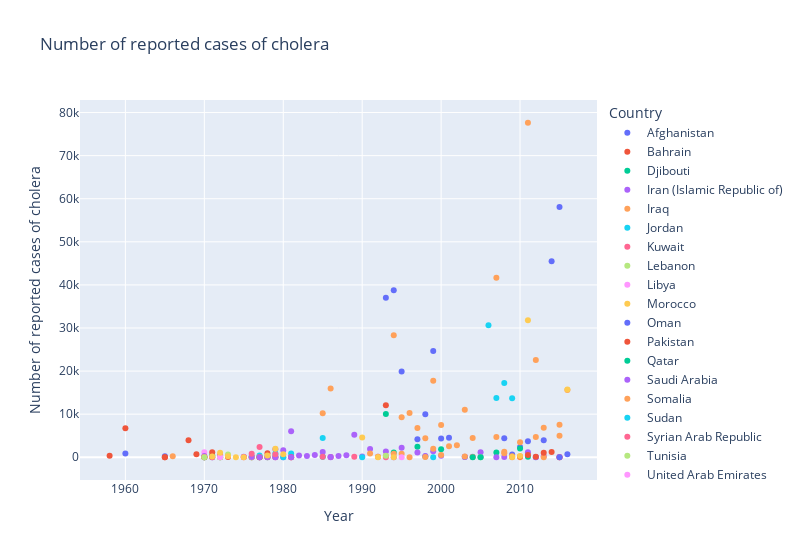
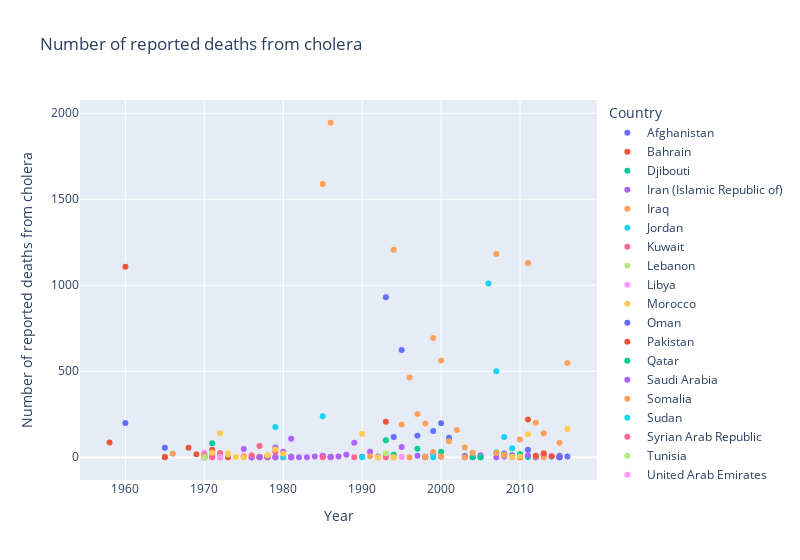
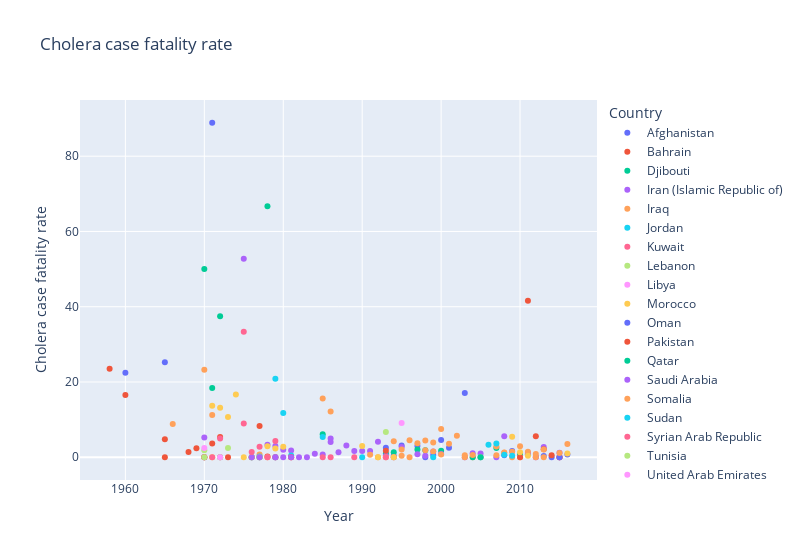

Notebook cell for these charts, in order:
### Markdown cell above
#### 2. Distribution of cases, deaths, and fatality rate over the years

### Code cell
for i in data_eastern.select_dtypes(include=np.number):
    
    if i != 'Year':
        fig = px.scatter(
            data_frame = data_eastern,
            x='Year',
            y=i,
            color='Country',
            width=800,
            title=i
        )

        fig.show()

### Figure 1 — Plotly figure (JSON) as saved in the notebook; plotly's stock layout.template omitted (floating-point values rounded to 4 significant figures)
{"data": [{"hovertemplate": "Country=Afghanistan<br>Year=%{x}<br>Number of reported cases of cholera=%{y}<extra></extra>", "legendgroup": "Afghanistan", "marker": {"color": "#636efa", "symbol": "circle"}, "mode": "markers", "name": "Afghanistan", "orientation": "v", "showlegend": true, "type": "scatter", "x": [2016, 2015, 2014, 2013, 2012, 2011, 2010, 2009, 2008, 2005, 2003, 2001, 2000, 1999, 1998, 1997, 1995, 1994, 1993, 1965, 1960], "xaxis": "x", "y": [677, 58064, 45481, 3957, 12, 3733, 2369, 662, 4384, 33, 41, 4499, 4330, 24639, 10000, 4170, 19903, 38735, 37046, 218, 887], "yaxis": "y"}, {"hovertemplate": "Country=Bahrain<br>Year=%{x}<br>Number of reported cases of cholera=%{y}<extra></extra>", "legendgroup": "Bahrain", "marker": {"color": "#EF553B", "symbol": "circle"}, "mode": "markers", "name": "Bahrain", "orientation": "v", "showlegend": true, "type": "scatter", "x": [2015, 1979, 1978, 1973, 1972, 1965], "xaxis": "x", "y": [8, 39, 906, 37, 74, 1], "yaxis": "y"}, {"hovertemplate": "Country=Djibouti<br>Year=%{x}<br>Number of reported cases of cholera=%{y}<extra></extra>", "legendgroup": "Djibouti", "marker": {"color": "#00cc96", "symbol": "circle"}, "mode": "markers", "name": "Djibouti", "orientation": "v", "showlegend": true, "type": "scatter", "x": [2011, 2010, 2007, 2000, 1998, 1997, 1994, 1993, 1985, 1978, 1977, 1976, 1972, 1971, 1970], "xaxis": "x", "y": [127, 2047, 1087, 1828, 164, 2424, 1122, 10055, 115, 3, 2, 2, 8, 440, 6], "yaxis": "y"}, {"hovertemplate": "Country=Iran (Islamic Republic of)<br>Year=%{x}<br>Number of reported cases of cholera=%{y}<extra></extra>", "legendgroup": "Iran (Islamic Republic of)", "marker": {"color": "#ab63fa", "symbol": "circle"}, "mode": "markers", "name": "Iran (Islamic Republic of)", "orientation": "v", "showlegend": true, "type": "scatter", "x": [2015, 2013, 2012, 2011, 2008, 2007, 2005, 2004, 2003, 2000, 1999, 1998, 1997, 1995, 1994, 1993, 1992, 1991, 1990, 1989, 1988, 1987, 1986, 1985, 1984, 1983, 1982, 1981, 1980, 1979], "xaxis": "x", "y": [86, 256, 53, 1187, 72, 19, 1133, 94, 96, 345, 1369, 270, 1106, 2177, 15, 1347, 97, 1892, 178, 5222, 486, 295, 20, 1208, 531, 270, 427, 6034, 1599, 1856], "yaxis": "y"}, {"hovertemplate": "Country=Iraq<br>Year=%{x}<br>Number of reported cases of cholera=%{y}<extra></extra>", "legendgroup": "Iraq", "marker": {"color": "#FFA15A", "symbol": "circle"}, "mode": "markers", "name": "Iraq", "orientation": "v", "showlegend": true, "type": "scatter", "x": [2015, 2013, 2012, 2010, 2009, 2008, 2007, 2004, 2003, 2000, 1999, 1998, 1996, 1995, 1994, 1993, 1992, 1991, 1978, 1977, 1966], "xaxis": "x", "y": [4965, 1, 4693, 2, 6, 925, 4697, 35, 187, 532, 1985, 53, 1, 820, 838, 280, 97, 877, 96, 133, 227], "yaxis": "y"}, {"hovertemplate": "Country=Jordan<br>Year=%{x}<br>Number of reported cases of cholera=%{y}<extra></extra>", "legendgroup": "Jordan", "marker": {"color": "#19d3f3", "symbol": "circle"}, "mode": "markers", "name": "Jordan", "orientation": "v", "showlegend": true, "type": "scatter", "x": [1990, 1981, 1979, 1977, 1976, 1970], "xaxis": "x", "y": [2, 870, 141, 427, 152, 3], "yaxis": "y"}, {"hovertemplate": "Country=Kuwait<br>Year=%{x}<br>Number of reported cases of cholera=%{y}<extra></extra>", "legendgroup": "Kuwait", "marker": {"color": "#FF6692", "symbol": "circle"}, "mode": "markers", "name": "Kuwait", "orientation": "v", "showlegend": true, "type": "scatter", "x": [2015, 1993, 1989, 1986, 1985, 1981, 1979, 1978, 1977, 1976, 1975, 1970], "xaxis": "x", "y": [5, 1, 133, 38, 113, 8, 3, 1, 13, 2, 3, 4], "yaxis": "y"}, {"hovertemplate": "Country=Lebanon<br>Year=%{x}<br>Number of reported cases of cholera=%{y}<extra></extra>", "legendgroup": "Lebanon", "marker": {"color": "#B6E880", "symbol": "circle"}, "mode": "markers", "name": "Lebanon", "orientation": "v", "showlegend": true, "type": "scatter", "x": [2005, 1993, 1977, 1970], "xaxis": "x", "y": [1, 344, 30, 54], "yaxis": "y"}, {"hovertemplate": "Country=Libya<br>Year=%{x}<br>Number of reported cases of cholera=%{y}<extra></extra>", "legendgroup": "Libya", "marker": {"color": "#FF97FF", "symbol": "circle"}, "mode": "markers", "name": "Libya", "orientation": "v", "showlegend": true, "type": "scatter", "x": [1995, 1970], "xaxis": "x", "y": [22, 1151], "yaxis": "y"}, {"hovertemplate": "Country=Morocco<br>Year=%{x}<br>Number of reported cases of cholera=%{y}<extra></extra>", "legendgroup": "Morocco", "marker": {"color": "#FECB52", "symbol": "circle"}, "mode": "markers", "name": "Morocco", "orientation": "v", "showlegend": true, "type": "scatter", "x": [1994, 1990, 1976, 1972, 1971], "xaxis": "x", "y": [6, 4573, 2, 7, 56], "yaxis": "y"}, {"hovertemplate": "Country=Oman<br>Year=%{x}<br>Number of reported cases of cholera=%{y}<extra></extra>", "legendgroup": "Oman", "marker": {"color": "#636efa", "symbol": "circle"}, "mode": "markers", "name": "Oman", "orientation": "v", "showlegend": true, "type": "scatter", "x": [2015, 1971], "xaxis": "x", "y": [1, 9], "yaxis": "y"}, {"hovertemplate": "Country=Pakistan<br>Year=%{x}<br>Number of reported cases of cholera=%{y}<extra></extra>", "legendgroup": "Pakistan", "marker": {"color": "#EF553B", "symbol": "circle"}, "mode": "markers", "name": "Pakistan", "orientation": "v", "showlegend": true, "type": "scatter", "x": [2014, 2013, 2012, 2011, 2010, 1993, 1981, 1977, 1971, 1970, 1969, 1968, 1965, 1960, 1958], "xaxis": "x", "y": [1218, 1069, 144, 527, 164, 12092, 4, 12, 1185, 2, 717, 3932, 21, 6704, 366], "yaxis": "y"}, {"hovertemplate": "Country=Qatar<br>Year=%{x}<br>Number of reported cases of cholera=%{y}<extra></extra>", "legendgroup": "Qatar", "marker": {"color": "#00cc96", "symbol": "circle"}, "mode": "markers", "name": "Qatar", "orientation": "v", "showlegend": true, "type": "scatter", "x": [2005, 2004], "xaxis": "x", "y": [2, 1], "yaxis": "y"}, {"hovertemplate": "Country=Saudi Arabia<br>Year=%{x}<br>Number of reported cases of cholera=%{y}<extra></extra>", "legendgroup": "Saudi Arabia", "marker": {"color": "#ab63fa", "symbol": "circle"}, "mode": "markers", "name": "Saudi Arabia", "orientation": "v", "showlegend": true, "type": "scatter", "x": [1986, 1981, 1980, 1979, 1978, 1977, 1976, 1975, 1972, 1970], "xaxis": "x", "y": [74, 13, 2, 23, 30, 18, 50, 91, 303, 266], "yaxis": "y"}, {"hovertemplate": "Country=Somalia<br>Year=%{x}<br>Number of reported cases of cholera=%{y}<extra></extra>", "legendgroup": "Somalia", "marker": {"color": "#FFA15A", "symbol": "circle"}, "mode": "markers", "name": "Somalia", "orientation": "v", "showlegend": true, "type": "scatter", "x": [2016, 2015, 2013, 2012, 2011, 2010, 2009, 2008, 2007, 2004, 2003, 2002, 2001, 2000, 1999, 1998, 1997, 1996, 1995, 1994, 1986, 1985, 1971, 1970], "xaxis": "x", "y": [15619, 7536, 6864, 22576, 77636, 3510, 208, 1281, 41643, 4490, 11020, 2775, 2567, 7496, 17757, 4417, 6814, 10274, 9255, 28334, 15980, 10199, 89, 43], "yaxis": "y"}, {"hovertemplate": "Country=Sudan<br>Year=%{x}<br>Number of reported cases of cholera=%{y}<extra></extra>", "legendgroup": "Sudan", "marker": {"color": "#19d3f3", "symbol": "circle"}, "mode": "markers", "name": "Sudan", "orientation": "v", "showlegend": true, "type": "scatter", "x": [2009, 2008, 2007, 2006, 1999, 1985, 1980, 1979], "xaxis": "x", "y": [13681, 17241, 13731, 30662, 0, 4457, 17, 845], "yaxis": "y"}, {"hovertemplate": "Country=Syrian Arab Republic<br>Year=%{x}<br>Number of reported cases of cholera=%{y}<extra></extra>", "legendgroup": "Syrian Arab Republic", "marker": {"color": "#FF6692", "symbol": "circle"}, "mode": "markers", "name": "Syrian Arab Republic", "orientation": "v", "showlegend": true, "type": "scatter", "x": [1979, 1977, 1976, 1975, 1972, 1971, 1970], "xaxis": "x", "y": [689, 2362, 795, 67, 505, 5, 49], "yaxis": "y"}, {"hovertemplate": "Country=Tunisia<br>Year=%{x}<br>Number of reported cases of cholera=%{y}<extra></extra>", "legendgroup": "Tunisia", "marker": {"color": "#B6E880", "symbol": "circle"}, "mode": "markers", "name": "Tunisia", "orientation": "v", "showlegend": true, "type": "scatter", "x": [1973, 1972, 1970], "xaxis": "x", "y": [656, 4, 27], "yaxis": "y"}, {"hovertemplate": "Country=United Arab Emirates<br>Year=%{x}<br>Number of reported cases of cholera=%{y}<extra></extra>", "legendgroup": "United Arab Emirates", "marker": {"color": "#FF97FF", "symbol": "circle"}, "mode": "markers", "name": "United Arab Emirates", "orientation": "v", "showlegend": true, "type": "scatter", "x": [1972], "xaxis": "x", "y": [2], "yaxis": "y"}, {"hovertemplate": "Country=Yemen<br>Year=%{x}<br>Number of reported cases of cholera=%{y}<extra></extra>", "legendgroup": "Yemen", "marker": {"color": "#FECB52", "symbol": "circle"}, "mode": "markers", "name": "Yemen", "orientation": "v", "showlegend": true, "type": "scatter", "x": [2016, 2011, 2010, 2009, 1992, 1980, 1979, 1978, 1975, 1974, 1973, 1972, 1971], "xaxis": "x", "y": [15751, 31789, 300, 55, 4, 720, 1953, 414, 1, 6, 215, 1064, 190], "yaxis": "y"}], "layout": {"legend": {"title": {"text": "Country"}, "tracegroupgap": 0}, "title": {"text": "Number of reported cases of cholera"}, "width": 800, "xaxis": {"anchor": "y", "domain": [0, 1], "title": {"text": "Year"}}, "yaxis": {"anchor": "x", "domain": [0, 1], "title": {"text": "Number of reported cases of cholera"}}}}

### Figure 2 — Plotly figure (JSON) as saved in the notebook; plotly's stock layout.template omitted (floating-point values rounded to 4 significant figures)
{"data": [{"hovertemplate": "Country=Afghanistan<br>Year=%{x}<br>Number of reported deaths from cholera=%{y}<extra></extra>", "legendgroup": "Afghanistan", "marker": {"color": "#636efa", "symbol": "circle"}, "mode": "markers", "name": "Afghanistan", "orientation": "v", "showlegend": true, "type": "scatter", "x": [2016, 2015, 2014, 2013, 2012, 2011, 2010, 2009, 2008, 2005, 2003, 2001, 2000, 1999, 1998, 1997, 1995, 1994, 1993, 1965, 1960], "xaxis": "x", "y": [5, 8, 4, 14, 0, 44, 10, 11, 22, 0, 7, 114, 198, 152, 0, 125, 624, 118, 931, 55, 199], "yaxis": "y"}, {"hovertemplate": "Country=Bahrain<br>Year=%{x}<br>Number of reported deaths from cholera=%{y}<extra></extra>", "legendgroup": "Bahrain", "marker": {"color": "#EF553B", "symbol": "circle"}, "mode": "markers", "name": "Bahrain", "orientation": "v", "showlegend": true, "type": "scatter", "x": [2015, 1979, 1978, 1973, 1972, 1965], "xaxis": "x", "y": [0, 0, 2, 0, 4, 0], "yaxis": "y"}, {"hovertemplate": "Country=Djibouti<br>Year=%{x}<br>Number of reported deaths from cholera=%{y}<extra></extra>", "legendgroup": "Djibouti", "marker": {"color": "#00cc96", "symbol": "circle"}, "mode": "markers", "name": "Djibouti", "orientation": "v", "showlegend": true, "type": "scatter", "x": [2011, 2010, 2007, 2000, 1998, 1997, 1994, 1993, 1985, 1978, 1977, 1976, 1972, 1971, 1970], "xaxis": "x", "y": [1, 19, 27, 32, 3, 50, 15, 99, 7, 2, 0, 0, 3, 81, 3], "yaxis": "y"}, {"hovertemplate": "Country=Iran (Islamic Republic of)<br>Year=%{x}<br>Number of reported deaths from cholera=%{y}<extra></extra>", "legendgroup": "Iran (Islamic Republic of)", "marker": {"color": "#ab63fa", "symbol": "circle"}, "mode": "markers", "name": "Iran (Islamic Republic of)", "orientation": "v", "showlegend": true, "type": "scatter", "x": [2015, 2013, 2012, 2011, 2008, 2007, 2005, 2004, 2003, 2000, 1999, 1998, 1997, 1995, 1994, 1993, 1992, 1991, 1990, 1989, 1988, 1987, 1986, 1985, 1984, 1983, 1982, 1981, 1980, 1979], "xaxis": "x", "y": [1, 7, 0, 12, 4, 0, 11, 1, 0, 3, 21, 1, 9, 59, 0, 5, 4, 32, 3, 85, 15, 4, 1, 9, 5, 0, 0, 108, 32, 56], "yaxis": "y"}, {"hovertemplate": "Country=Iraq<br>Year=%{x}<br>Number of reported deaths from cholera=%{y}<extra></extra>", "legendgroup": "Iraq", "marker": {"color": "#FFA15A", "symbol": "circle"}, "mode": "markers", "name": "Iraq", "orientation": "v", "showlegend": true, "type": "scatter", "x": [2015, 2013, 2012, 2010, 2009, 2008, 2007, 2004, 2003, 2000, 1999, 1998, 1996, 1995, 1994, 1993, 1992, 1991, 1978, 1977, 1966], "xaxis": "x", "y": [2, 0, 4, 0, 0, 11, 24, 0, 0, 4, 30, 1, 0, 3, 0, 0, 0, 6, 0, 1, 20], "yaxis": "y"}, {"hovertemplate": "Country=Jordan<br>Year=%{x}<br>Number of reported deaths from cholera=%{y}<extra></extra>", "legendgroup": "Jordan", "marker": {"color": "#19d3f3", "symbol": "circle"}, "mode": "markers", "name": "Jordan", "orientation": "v", "showlegend": true, "type": "scatter", "x": [1990, 1981, 1979, 1977, 1976, 1970], "xaxis": "x", "y": [0, 4, 0, 1, 0, 0], "yaxis": "y"}, {"hovertemplate": "Country=Kuwait<br>Year=%{x}<br>Number of reported deaths from cholera=%{y}<extra></extra>", "legendgroup": "Kuwait", "marker": {"color": "#FF6692", "symbol": "circle"}, "mode": "markers", "name": "Kuwait", "orientation": "v", "showlegend": true, "type": "scatter", "x": [2015, 1993, 1989, 1986, 1985, 1981, 1979, 1978, 1977, 1976, 1975, 1970], "xaxis": "x", "y": [0, 0, 0, 0, 0, 0, 0, 0, 0, 0, 1, 0], "yaxis": "y"}, {"hovertemplate": "Country=Lebanon<br>Year=%{x}<br>Number of reported deaths from cholera=%{y}<extra></extra>", "legendgroup": "Lebanon", "marker": {"color": "#B6E880", "symbol": "circle"}, "mode": "markers", "name": "Lebanon", "orientation": "v", "showlegend": true, "type": "scatter", "x": [2005, 1993, 1977, 1970], "xaxis": "x", "y": [0, 23, 0, 1], "yaxis": "y"}, {"hovertemplate": "Country=Libya<br>Year=%{x}<br>Number of reported deaths from cholera=%{y}<extra></extra>", "legendgroup": "Libya", "marker": {"color": "#FF97FF", "symbol": "circle"}, "mode": "markers", "name": "Libya", "orientation": "v", "showlegend": true, "type": "scatter", "x": [1995, 1970], "xaxis": "x", "y": [2, 28], "yaxis": "y"}, {"hovertemplate": "Country=Morocco<br>Year=%{x}<br>Number of reported deaths from cholera=%{y}<extra></extra>", "legendgroup": "Morocco", "marker": {"color": "#FECB52", "symbol": "circle"}, "mode": "markers", "name": "Morocco", "orientation": "v", "showlegend": true, "type": "scatter", "x": [1994, 1990, 1976, 1972, 1971], "xaxis": "x", "y": [0, 137, 0, 0, 0], "yaxis": "y"}, {"hovertemplate": "Country=Oman<br>Year=%{x}<br>Number of reported deaths from cholera=%{y}<extra></extra>", "legendgroup": "Oman", "marker": {"color": "#636efa", "symbol": "circle"}, "mode": "markers", "name": "Oman", "orientation": "v", "showlegend": true, "type": "scatter", "x": [2015, 1971], "xaxis": "x", "y": [0, 8], "yaxis": "y"}, {"hovertemplate": "Country=Pakistan<br>Year=%{x}<br>Number of reported deaths from cholera=%{y}<extra></extra>", "legendgroup": "Pakistan", "marker": {"color": "#EF553B", "symbol": "circle"}, "mode": "markers", "name": "Pakistan", "orientation": "v", "showlegend": true, "type": "scatter", "x": [2014, 2013, 2012, 2011, 2010, 1993, 1981, 1977, 1971, 1970, 1969, 1968, 1965, 1960, 1958], "xaxis": "x", "y": [6, 23, 8, 219, 0, 206, 0, 1, 43, 0, 17, 55, 1, 1107, 86], "yaxis": "y"}, {"hovertemplate": "Country=Qatar<br>Year=%{x}<br>Number of reported deaths from cholera=%{y}<extra></extra>", "legendgroup": "Qatar", "marker": {"color": "#00cc96", "symbol": "circle"}, "mode": "markers", "name": "Qatar", "orientation": "v", "showlegend": true, "type": "scatter", "x": [2005, 2004], "xaxis": "x", "y": [0, 0], "yaxis": "y"}, {"hovertemplate": "Country=Saudi Arabia<br>Year=%{x}<br>Number of reported deaths from cholera=%{y}<extra></extra>", "legendgroup": "Saudi Arabia", "marker": {"color": "#ab63fa", "symbol": "circle"}, "mode": "markers", "name": "Saudi Arabia", "orientation": "v", "showlegend": true, "type": "scatter", "x": [1986, 1981, 1980, 1979, 1978, 1977, 1976, 1975, 1972, 1970], "xaxis": "x", "y": [3, 0, 0, 0, 1, 0, 0, 48, 0, 14], "yaxis": "y"}, {"hovertemplate": "Country=Somalia<br>Year=%{x}<br>Number of reported deaths from cholera=%{y}<extra></extra>", "legendgroup": "Somalia", "marker": {"color": "#FFA15A", "symbol": "circle"}, "mode": "markers", "name": "Somalia", "orientation": "v", "showlegend": true, "type": "scatter", "x": [2016, 2015, 2013, 2012, 2011, 2010, 2009, 2008, 2007, 2004, 2003, 2002, 2001, 2000, 1999, 1998, 1997, 1996, 1995, 1994, 1986, 1985, 1971, 1970], "xaxis": "x", "y": [548, 84, 140, 200, 1130, 103, 3, 16, 1182, 26, 56, 159, 93, 563, 693, 196, 252, 464, 191, 1206, 1945, 1589, 10, 10], "yaxis": "y"}, {"hovertemplate": "Country=Sudan<br>Year=%{x}<br>Number of reported deaths from cholera=%{y}<extra></extra>", "legendgroup": "Sudan", "marker": {"color": "#19d3f3", "symbol": "circle"}, "mode": "markers", "name": "Sudan", "orientation": "v", "showlegend": true, "type": "scatter", "x": [2009, 2008, 2007, 2006, 1999, 1985, 1980, 1979], "xaxis": "x", "y": [52, 118, 500, 1011, 0, 239, 2, 176], "yaxis": "y"}, {"hovertemplate": "Country=Syrian Arab Republic<br>Year=%{x}<br>Number of reported deaths from cholera=%{y}<extra></extra>", "legendgroup": "Syrian Arab Republic", "marker": {"color": "#FF6692", "symbol": "circle"}, "mode": "markers", "name": "Syrian Arab Republic", "orientation": "v", "showlegend": true, "type": "scatter", "x": [1979, 1977, 1976, 1975, 1972, 1971, 1970], "xaxis": "x", "y": [30, 66, 11, 6, 25, 0, 0], "yaxis": "y"}, {"hovertemplate": "Country=Tunisia<br>Year=%{x}<br>Number of reported deaths from cholera=%{y}<extra></extra>", "legendgroup": "Tunisia", "marker": {"color": "#B6E880", "symbol": "circle"}, "mode": "markers", "name": "Tunisia", "orientation": "v", "showlegend": true, "type": "scatter", "x": [1973, 1972, 1970], "xaxis": "x", "y": [16, 0, 0], "yaxis": "y"}, {"hovertemplate": "Country=United Arab Emirates<br>Year=%{x}<br>Number of reported deaths from cholera=%{y}<extra></extra>", "legendgroup": "United Arab Emirates", "marker": {"color": "#FF97FF", "symbol": "circle"}, "mode": "markers", "name": "United Arab Emirates", "orientation": "v", "showlegend": true, "type": "scatter", "x": [1972], "xaxis": "x", "y": [0], "yaxis": "y"}, {"hovertemplate": "Country=Yemen<br>Year=%{x}<br>Number of reported deaths from cholera=%{y}<extra></extra>", "legendgroup": "Yemen", "marker": {"color": "#FECB52", "symbol": "circle"}, "mode": "markers", "name": "Yemen", "orientation": "v", "showlegend": true, "type": "scatter", "x": [2016, 2011, 2010, 2009, 1992, 1980, 1979, 1978, 1975, 1974, 1973, 1972, 1971], "xaxis": "x", "y": [164, 134, 4, 3, 0, 20, 45, 12, 0, 1, 23, 140, 26], "yaxis": "y"}], "layout": {"legend": {"title": {"text": "Country"}, "tracegroupgap": 0}, "title": {"text": "Number of reported deaths from cholera"}, "width": 800, "xaxis": {"anchor": "y", "domain": [0, 1], "title": {"text": "Year"}}, "yaxis": {"anchor": "x", "domain": [0, 1], "title": {"text": "Number of reported deaths from cholera"}}}}

### Figure 3 — Plotly figure (JSON) as saved in the notebook; plotly's stock layout.template omitted (floating-point values rounded to 4 significant figures)
{"data": [{"hovertemplate": "Country=Afghanistan<br>Year=%{x}<br>Cholera case fatality rate=%{y}<extra></extra>", "legendgroup": "Afghanistan", "marker": {"color": "#636efa", "symbol": "circle"}, "mode": "markers", "name": "Afghanistan", "orientation": "v", "showlegend": true, "type": "scatter", "x": [2016, 2015, 2014, 2013, 2012, 2011, 2010, 2009, 2008, 2005, 2003, 2001, 2000, 1999, 1998, 1997, 1995, 1994, 1993, 1965, 1960], "xaxis": "x", "y": [0.7, 0.01, 0, 0.35, 0.1, 1.18, 0.42, 1.66, 0.5, 0, 17.07, 2.53, 4.57, 0.62, 0, 3, 3.14, 0.3, 2.51, 25.23, 22.44], "yaxis": "y"}, {"hovertemplate": "Country=Bahrain<br>Year=%{x}<br>Cholera case fatality rate=%{y}<extra></extra>", "legendgroup": "Bahrain", "marker": {"color": "#EF553B", "symbol": "circle"}, "mode": "markers", "name": "Bahrain", "orientation": "v", "showlegend": true, "type": "scatter", "x": [2015, 1979, 1978, 1973, 1972, 1965], "xaxis": "x", "y": [0, 0, 0.22, 0, 5.41, 0], "yaxis": "y"}, {"hovertemplate": "Country=Djibouti<br>Year=%{x}<br>Cholera case fatality rate=%{y}<extra></extra>", "legendgroup": "Djibouti", "marker": {"color": "#00cc96", "symbol": "circle"}, "mode": "markers", "name": "Djibouti", "orientation": "v", "showlegend": true, "type": "scatter", "x": [2011, 2010, 2007, 2000, 1998, 1997, 1994, 1993, 1985, 1978, 1977, 1976, 1972, 1971, 1970], "xaxis": "x", "y": [0.79, 0.93, 2.48, 1.75, 1.83, 2.06, 1.34, 0.98, 6.09, 66.67, 0, 0, 37.5, 18.41, 50], "yaxis": "y"}, {"hovertemplate": "Country=Iran (Islamic Republic of)<br>Year=%{x}<br>Cholera case fatality rate=%{y}<extra></extra>", "legendgroup": "Iran (Islamic Republic of)", "marker": {"color": "#ab63fa", "symbol": "circle"}, "mode": "markers", "name": "Iran (Islamic Republic of)", "orientation": "v", "showlegend": true, "type": "scatter", "x": [2015, 2013, 2012, 2011, 2008, 2007, 2005, 2004, 2003, 2000, 1999, 1998, 1997, 1995, 1994, 1993, 1992, 1991, 1990, 1989, 1988, 1987, 1986, 1985, 1984, 1983, 1982, 1981, 1980, 1979], "xaxis": "x", "y": [1.2, 2.73, 0, 1.01, 5.56, 0, 0.97, 1.06, 0, 0.87, 1.53, 0.37, 0.81, 2.71, 0, 0.37, 4.12, 1.69, 1.69, 1.63, 3.09, 1.36, 5, 0.75, 0.94, 0, 0, 1.79, 2, 3.02], "yaxis": "y"}, {"hovertemplate": "Country=Iraq<br>Year=%{x}<br>Cholera case fatality rate=%{y}<extra></extra>", "legendgroup": "Iraq", "marker": {"color": "#FFA15A", "symbol": "circle"}, "mode": "markers", "name": "Iraq", "orientation": "v", "showlegend": true, "type": "scatter", "x": [2015, 2013, 2012, 2010, 2009, 2008, 2007, 2004, 2003, 2000, 1999, 1998, 1996, 1995, 1994, 1993, 1992, 1991, 1978, 1977, 1966], "xaxis": "x", "y": [0.04, 0, 0, 0, 0, 1.19, 0.51, 0, 0, 0.75, 1.51, 1.89, 0, 0.37, 0, 0, 0, 0.68, 0, 0.75, 8.81], "yaxis": "y"}, {"hovertemplate": "Country=Jordan<br>Year=%{x}<br>Cholera case fatality rate=%{y}<extra></extra>", "legendgroup": "Jordan", "marker": {"color": "#19d3f3", "symbol": "circle"}, "mode": "markers", "name": "Jordan", "orientation": "v", "showlegend": true, "type": "scatter", "x": [1990, 1981, 1979, 1977, 1976, 1970], "xaxis": "x", "y": [0, 0.46, 0, 0.23, 0, 0], "yaxis": "y"}, {"hovertemplate": "Country=Kuwait<br>Year=%{x}<br>Cholera case fatality rate=%{y}<extra></extra>", "legendgroup": "Kuwait", "marker": {"color": "#FF6692", "symbol": "circle"}, "mode": "markers", "name": "Kuwait", "orientation": "v", "showlegend": true, "type": "scatter", "x": [2015, 1993, 1989, 1986, 1985, 1981, 1979, 1978, 1977, 1976, 1975, 1970], "xaxis": "x", "y": [0, 0, 0, 0, 0, 0, 0, 0, 0, 0, 33.33, 0], "yaxis": "y"}, {"hovertemplate": "Country=Lebanon<br>Year=%{x}<br>Cholera case fatality rate=%{y}<extra></extra>", "legendgroup": "Lebanon", "marker": {"color": "#B6E880", "symbol": "circle"}, "mode": "markers", "name": "Lebanon", "orientation": "v", "showlegend": true, "type": "scatter", "x": [2005, 1993, 1977, 1970], "xaxis": "x", "y": [0, 6.69, 0, 1.85], "yaxis": "y"}, {"hovertemplate": "Country=Libya<br>Year=%{x}<br>Cholera case fatality rate=%{y}<extra></extra>", "legendgroup": "Libya", "marker": {"color": "#FF97FF", "symbol": "circle"}, "mode": "markers", "name": "Libya", "orientation": "v", "showlegend": true, "type": "scatter", "x": [1995, 1970], "xaxis": "x", "y": [9.09, 2.43], "yaxis": "y"}, {"hovertemplate": "Country=Morocco<br>Year=%{x}<br>Cholera case fatality rate=%{y}<extra></extra>", "legendgroup": "Morocco", "marker": {"color": "#FECB52", "symbol": "circle"}, "mode": "markers", "name": "Morocco", "orientation": "v", "showlegend": true, "type": "scatter", "x": [1994, 1990, 1976, 1972, 1971], "xaxis": "x", "y": [0, 3, 0, 0, 0], "yaxis": "y"}, {"hovertemplate": "Country=Oman<br>Year=%{x}<br>Cholera case fatality rate=%{y}<extra></extra>", "legendgroup": "Oman", "marker": {"color": "#636efa", "symbol": "circle"}, "mode": "markers", "name": "Oman", "orientation": "v", "showlegend": true, "type": "scatter", "x": [2015, 1971], "xaxis": "x", "y": [0, 88.89], "yaxis": "y"}, {"hovertemplate": "Country=Pakistan<br>Year=%{x}<br>Cholera case fatality rate=%{y}<extra></extra>", "legendgroup": "Pakistan", "marker": {"color": "#EF553B", "symbol": "circle"}, "mode": "markers", "name": "Pakistan", "orientation": "v", "showlegend": true, "type": "scatter", "x": [2014, 2013, 2012, 2011, 2010, 1993, 1981, 1977, 1971, 1970, 1969, 1968, 1965, 1960, 1958], "xaxis": "x", "y": [0.5, 2.15, 5.6, 41.56, 0, 1.7, 0, 8.33, 3.63, 0, 2.37, 1.4, 4.76, 16.51, 23.5], "yaxis": "y"}, {"hovertemplate": "Country=Qatar<br>Year=%{x}<br>Cholera case fatality rate=%{y}<extra></extra>", "legendgroup": "Qatar", "marker": {"color": "#00cc96", "symbol": "circle"}, "mode": "markers", "name": "Qatar", "orientation": "v", "showlegend": true, "type": "scatter", "x": [2005, 2004], "xaxis": "x", "y": [0, 0], "yaxis": "y"}, {"hovertemplate": "Country=Saudi Arabia<br>Year=%{x}<br>Cholera case fatality rate=%{y}<extra></extra>", "legendgroup": "Saudi Arabia", "marker": {"color": "#ab63fa", "symbol": "circle"}, "mode": "markers", "name": "Saudi Arabia", "orientation": "v", "showlegend": true, "type": "scatter", "x": [1986, 1981, 1980, 1979, 1978, 1977, 1976, 1975, 1972, 1970], "xaxis": "x", "y": [4.05, 0, 0, 0, 3.33, 0, 0, 52.75, 0, 5.26], "yaxis": "y"}, {"hovertemplate": "Country=Somalia<br>Year=%{x}<br>Cholera case fatality rate=%{y}<extra></extra>", "legendgroup": "Somalia", "marker": {"color": "#FFA15A", "symbol": "circle"}, "mode": "markers", "name": "Somalia", "orientation": "v", "showlegend": true, "type": "scatter", "x": [2016, 2015, 2013, 2012, 2011, 2010, 2009, 2008, 2007, 2004, 2003, 2002, 2001, 2000, 1999, 1998, 1997, 1996, 1995, 1994, 1986, 1985, 1971, 1970], "xaxis": "x", "y": [3.5, 1.1, 2.04, 0.89, 1.46, 2.93, 1.44, 1.25, 2.84, 0.58, 0.51, 5.73, 3.62, 7.51, 3.9, 4.44, 3.7, 4.52, 2.06, 4.26, 12.17, 15.58, 11.24, 23.26], "yaxis": "y"}, {"hovertemplate": "Country=Sudan<br>Year=%{x}<br>Cholera case fatality rate=%{y}<extra></extra>", "legendgroup": "Sudan", "marker": {"color": "#19d3f3", "symbol": "circle"}, "mode": "markers", "name": "Sudan", "orientation": "v", "showlegend": true, "type": "scatter", "x": [2009, 2008, 2007, 2006, 1999, 1985, 1980, 1979], "xaxis": "x", "y": [0.38, 0.68, 3.64, 3.29, 0, 5.36, 11.76, 20.83], "yaxis": "y"}, {"hovertemplate": "Country=Syrian Arab Republic<br>Year=%{x}<br>Cholera case fatality rate=%{y}<extra></extra>", "legendgroup": "Syrian Arab Republic", "marker": {"color": "#FF6692", "symbol": "circle"}, "mode": "markers", "name": "Syrian Arab Republic", "orientation": "v", "showlegend": true, "type": "scatter", "x": [1979, 1977, 1976, 1975, 1972, 1971, 1970], "xaxis": "x", "y": [4.35, 2.79, 1.38, 8.96, 4.95, 0, 0], "yaxis": "y"}, {"hovertemplate": "Country=Tunisia<br>Year=%{x}<br>Cholera case fatality rate=%{y}<extra></extra>", "legendgroup": "Tunisia", "marker": {"color": "#B6E880", "symbol": "circle"}, "mode": "markers", "name": "Tunisia", "orientation": "v", "showlegend": true, "type": "scatter", "x": [1973, 1972, 1970], "xaxis": "x", "y": [2.44, 0, 0], "yaxis": "y"}, {"hovertemplate": "Country=United Arab Emirates<br>Year=%{x}<br>Cholera case fatality rate=%{y}<extra></extra>", "legendgroup": "United Arab Emirates", "marker": {"color": "#FF97FF", "symbol": "circle"}, "mode": "markers", "name": "United Arab Emirates", "orientation": "v", "showlegend": true, "type": "scatter", "x": [1972], "xaxis": "x", "y": [0], "yaxis": "y"}, {"hovertemplate": "Country=Yemen<br>Year=%{x}<br>Cholera case fatality rate=%{y}<extra></extra>", "legendgroup": "Yemen", "marker": {"color": "#FECB52", "symbol": "circle"}, "mode": "markers", "name": "Yemen", "orientation": "v", "showlegend": true, "type": "scatter", "x": [2016, 2011, 2010, 2009, 1992, 1980, 1979, 1978, 1975, 1974, 1973, 1972, 1971], "xaxis": "x", "y": [1, 0.42, 1.33, 5.45, 0, 2.78, 2.3, 2.9, 0, 16.67, 10.7, 13.16, 13.68], "yaxis": "y"}], "layout": {"legend": {"title": {"text": "Country"}, "tracegroupgap": 0}, "title": {"text": "Cholera case fatality rate"}, "width": 800, "xaxis": {"anchor": "y", "domain": [0, 1], "title": {"text": "Year"}}, "yaxis": {"anchor": "x", "domain": [0, 1], "title": {"text": "Cholera case fatality rate"}}}}
